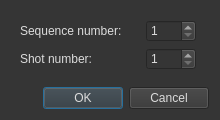
<?xml version="1.0" encoding="UTF-8"?>
<ui version="4.0">
 <class>ShotDialog</class>
 <widget class="QDialog" name="ShotDialog">
  <property name="geometry">
   <rect>
    <x>0</x>
    <y>0</y>
    <width>220</width>
    <height>120</height>
   </rect>
  </property>
  <property name="minimumSize">
   <size>
    <width>220</width>
    <height>120</height>
   </size>
  </property>
  <property name="maximumSize">
   <size>
    <width>220</width>
    <height>120</height>
   </size>
  </property>
  <property name="font">
   <font>
    <family>Segoe UI</family>
   </font>
  </property>
  <property name="windowTitle">
   <string>New Shot</string>
  </property>
  <property name="styleSheet">
   <string notr="true">background-color: rgb(53, 53, 53);
color: rgb(220, 220, 220);</string>
  </property>
  <layout class="QVBoxLayout" name="verticalLayout">
   <item>
    <widget class="QWidget" name="widget" native="true">
     <layout class="QFormLayout" name="formLayout">
      <item row="0" column="0">
       <widget class="QLabel" name="label">
        <property name="minimumSize">
         <size>
          <width>120</width>
          <height>0</height>
         </size>
        </property>
        <property name="maximumSize">
         <size>
          <width>200</width>
          <height>16777215</height>
         </size>
        </property>
        <property name="text">
         <string>Sequence number:</string>
        </property>
       </widget>
      </item>
      <item row="0" column="1">
       <widget class="QSpinBox" name="spinSequence">
        <property name="maximumSize">
         <size>
          <width>50</width>
          <height>16777215</height>
         </size>
        </property>
        <property name="minimum">
         <number>1</number>
        </property>
        <property name="maximum">
         <number>500</number>
        </property>
        <property name="value">
         <number>1</number>
        </property>
       </widget>
      </item>
      <item row="1" column="0">
       <widget class="QLabel" name="label_2">
        <property name="text">
         <string>Shot number:</string>
        </property>
       </widget>
      </item>
      <item row="1" column="1">
       <widget class="QSpinBox" name="spinShot">
        <property name="maximumSize">
         <size>
          <width>50</width>
          <height>16777215</height>
         </size>
        </property>
        <property name="minimum">
         <number>1</number>
        </property>
        <property name="maximum">
         <number>500</number>
        </property>
        <property name="value">
         <number>1</number>
        </property>
       </widget>
      </item>
     </layout>
    </widget>
   </item>
   <item>
    <widget class="QDialogButtonBox" name="buttonBox">
     <property name="orientation">
      <enum>Qt::Horizontal</enum>
     </property>
     <property name="standardButtons">
      <set>QDialogButtonBox::Cancel|QDialogButtonBox::Ok</set>
     </property>
    </widget>
   </item>
  </layout>
 </widget>
 <resources/>
 <connections>
  <connection>
   <sender>buttonBox</sender>
   <signal>accepted()</signal>
   <receiver>ShotDialog</receiver>
   <slot>accept()</slot>
   <hints>
    <hint type="sourcelabel">
     <x>248</x>
     <y>254</y>
    </hint>
    <hint type="destinationlabel">
     <x>157</x>
     <y>274</y>
    </hint>
   </hints>
  </connection>
  <connection>
   <sender>buttonBox</sender>
   <signal>rejected()</signal>
   <receiver>ShotDialog</receiver>
   <slot>reject()</slot>
   <hints>
    <hint type="sourcelabel">
     <x>316</x>
     <y>260</y>
    </hint>
    <hint type="destinationlabel">
     <x>286</x>
     <y>274</y>
    </hint>
   </hints>
  </connection>
 </connections>
</ui>
